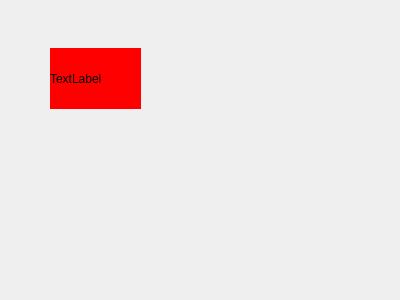
<?xml version="1.0" encoding="UTF-8"?>
<ui version="4.0">
 <class>stimuli</class>
 <widget class="QWidget" name="stimuli">
  <property name="geometry">
   <rect>
    <x>0</x>
    <y>0</y>
    <width>400</width>
    <height>300</height>
   </rect>
  </property>
  <property name="windowTitle">
   <string>Form</string>
  </property>
  <widget class="QLabel" name="label1">
   <property name="geometry">
    <rect>
     <x>50</x>
     <y>48</y>
     <width>91</width>
     <height>61</height>
    </rect>
   </property>
   <property name="styleSheet">
    <string notr="true">background-color: rgb(255, 0, 0);</string>
   </property>
   <property name="text">
    <string>TextLabel</string>
   </property>
  </widget>
 </widget>
 <resources/>
 <connections/>
</ui>
